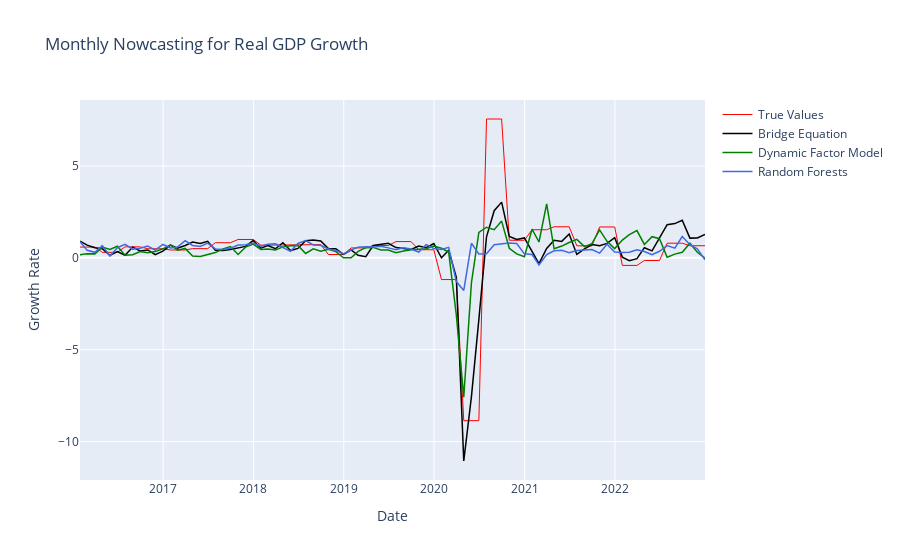

This figure's notebook cell:
### Code cell
import plotly.graph_objects as go

# Add data
month = ['January', 'February', 'March', 'April', 'May', 'June', 'July',
         'August', 'September', 'October', 'November', 'December']

Date = true_y_M.index
target = true_y_M["RGDP growth"].tolist()
bn = nowcast_bridge["Monthly nowcasting"].tolist()
dn = nowcast_DFM["Monthly nowcasting"].tolist()
rn = nowcast_RF["Monthly nowcasting"].tolist()

fig = go.Figure()
# Create and style traces
fig.add_trace(go.Scatter(x=Date, y=target, name='True Values',
                         line=dict(color='red', width=1)))

fig.add_trace(go.Scatter(x=Date, y=bn, name = 'Bridge Equation',
                         line=dict(color='black', width=1.5)))

fig.add_trace(go.Scatter(x=Date, y=dn, name='Dynamic Factor Model',
                         line=dict(color='green', width=1.5
                                  ) # dash options include 'dash', 'dot', and 'dashdot'
))
fig.add_trace(go.Scatter(x=Date, y=rn, name='Random Forests',
                         line = dict(color='royalblue', width=1.5)))

# Edit the layout
fig.update_layout(title='Monthly Nowcasting for Real GDP Growth',
                   xaxis_title='Date',
                   yaxis_title='Growth Rate')


fig.show()
